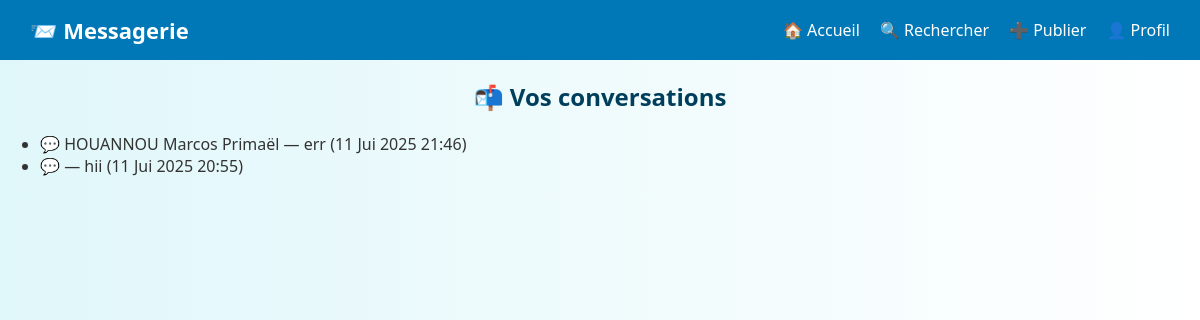
The page /messagerie/ (signed in) on the database its author committed.
### mon_app/models.py (models this page shows, shortened)
class CustomUser(AbstractUser):
    email = models.EmailField(unique=True)
    phone_number = models.CharField(max_length=15, unique=True)
    role = models.CharField(max_length=10, choices=[('conducteur', 'Conducteur'), ('passager', 'Passager')])
    photo = models.ImageField(upload_to='photos/', null=True, blank=True)
    departure_point = models.CharField(max_length=255, null=True, blank=True)
    arrival_time = models.TimeField(null=True, blank=True)
    departure_time = models.TimeField(null=True, blank=True)
    car_model = models.CharField(max_length=50, null=True, blank=True)
    car_brand = models.CharField(max_length=50, null=True, blank=True)
    available_seats = models.PositiveIntegerField(null=True, blank=True)
    address = models.CharField("Adresse de départ", max_length=255, null=True, blank=True)
    return_time = models.TimeField("Heure de retour", null=True, blank=True)
    USERNAME_FIELD = 'email'
    REQUIRED_FIELDS = ['username']

class PrivateMessage(models.Model):
    sender = models.ForeignKey(settings.AUTH_USER_MODEL, on_delete=models.CASCADE, related_name='sent_messages')
    recipient = models.ForeignKey(settings.AUTH_USER_MODEL, on_delete=models.CASCADE, related_name='received_messages')
    content = models.TextField()
    timestamp = models.DateTimeField(auto_now_add=True)

### mon_app/views.py (the view)
# urls.py: path('messagerie/', views.conversations_box_view, name='conversations_box'),
@login_required
def conversations_box_view(request):
    messages = PrivateMessage.objects.filter(
        Q(sender=request.user) | Q(recipient=request.user)
    ).order_by('-timestamp')
    latest_messages = {}
    for msg in messages:
        user = msg.recipient if msg.sender == request.user else msg.sender
        if user not in latest_messages:
            latest_messages[user] = msg
    return render(request, 'mon_app/messaging/conversations_box.html', {
        'conversations': latest_messages
    })

### mon_app/templates/mon_app/messaging/conversations_box.html (shortened to what this page needs)
{% load static %}
<!DOCTYPE html>
<html lang="fr">
<head>
  <link rel="stylesheet" href="{% static 'mon_app/style.css' %}">
</head>
<body>
  <header>
    <div class="logo">📨 Messagerie</div>
    <nav>
      <ul>
        <li><a href="{% url 'home' %}">🏠 Accueil</a></li>
        <li><a href="{% url 'list_offers' %}">🔍 Rechercher</a></li>
        <li><a href="{% url 'creer_offre' %}">➕ Publier</a></li>
        <li><a href="{% url 'profil' %}">👤 Profil</a></li>
      </ul>
    </nav>
  </header>
  <main>
    <h2>📬 Vos conversations</h2>
    {% if conversations %}
      <ul class="conversations-list">
        {% for user, message in conversations.items %}
          <li>
            <a href="{% url 'chat_with_user' uid=user.id %}">
              💬 {{ user.first_name }} {{ user.last_name }} — {{ message.content|truncatewords:8 }} ({{ message.timestamp|date:"d M Y H:i" }})
            </a>
          </li>
        {% endfor %}
      </ul>
    {% else %}
      <p>Vous n'avez encore aucune conversation.</p>
    {% endif %}
  </main>
</body>
</html>

### mon_app/static/mon_app/style.css (style rules this page uses)
body { margin: 0; font-family: 'Segoe UI', sans-serif; background: linear-gradient(to right, #e0f7fa, #ffffff); color: #333; }
a { text-decoration: none; color: inherit; }
h1, h2 { text-align: center; color: #003f5c; }
header { background: #0077b6; color: white; padding: 15px 30px; display: flex; align-items: center; justify-content: space-between; animation: slideDown 0.6s ease-out; }
.logo { font-size: 22px; font-weight: bold; }
nav ul { list-style: none; display: flex; gap: 20px; margin: 0; }
nav li a { color: white; font-weight: 500; transition: color 0.3s; }

### rows shown on the page
CustomUser: first_name "HOUANNOU", last_name "Marcos Primaël", content "err", timestamp "11 Jui 2025 21:46"
CustomUser: content "hii", timestamp "11 Jui 2025 20:55"
